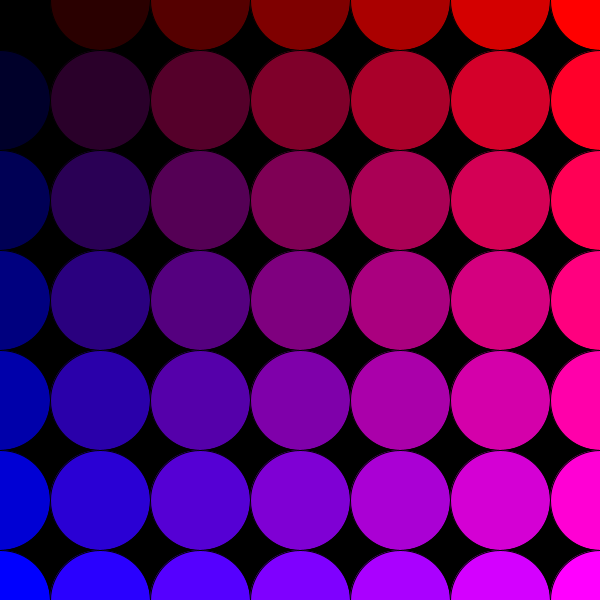
Frame 1 (no input)
Frame 60 (the mouse pressed at the canvas centre just before this capture): identical to frame 1, image omitted
Frame 120 (the mouse held since frame 60 and released just before this capture): identical to frame 1, image omitted

The Processing sketch that drew this single still picture (run headless with seeded random() and noise(); from frame 60 on, the mouse is pressed at the canvas centre):

// Processing sketch: loops_wk5_2
// ── loops_wk5_2.pde
int r;

void setup(){
  size(600, 600);
}

void draw(){
  background(0);
  
  //single loop
  //for(int i = 0; i<= 600; i+= 100){
  //  r = int(map(i, 0, 600,0, 255));
  //  fill(r,0 ,0);
  //  ellipse(i, 100, 100, 100);
    
  //  ellipse(i * mouseX/100, i * mouseY/100, 50, 50);
  //}
  
  
  //nested loops
  for (int i = 0; i <= 600; i += 100){
    for (int j = 0; j <= 600; j += 100){
      r = int(map(i, 0, 600,0, 255));
      int b = int(map(j, 0, 600,0, 255));
      fill(r, 0, b);
      
      ellipse(i, j, 100, 100);
    }
  }
}
